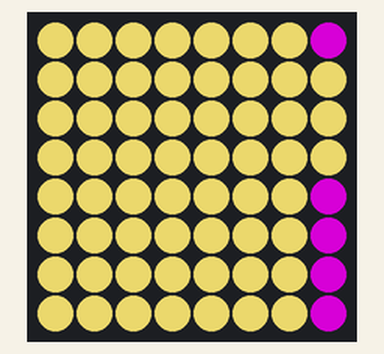
Simulated run of this program. Board: Raspberry Pi (BCM pin numbers) with a Sense HAT. Shown: the Sense HAT's 8×8 RGB LED matrix. Dim RGB values are drawn brighter than linear; random numbers come from a fixed seed.

Above: at 0.1 s.
At 4.1 s:
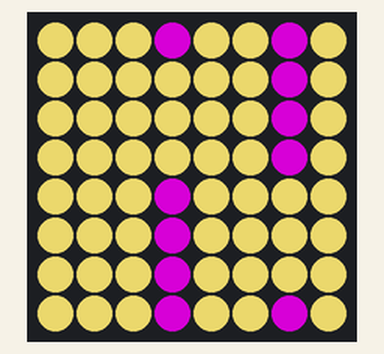
At 9.1 s:
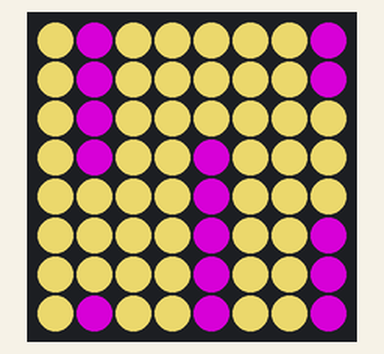
At 19.1 s:
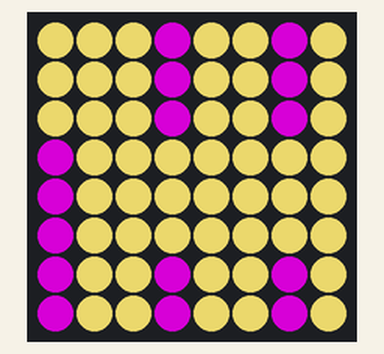
At 28.1 s:
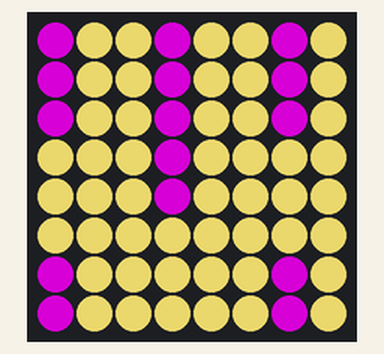
At 38.1 s:
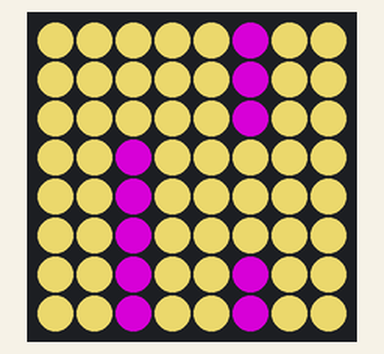

Measured:
- what the display in image 1 shows lasts 1.0 s, from 4.0 s to 5.0 s

The program:

sensehatproj.py
```python
from sense_hat import SenseHat
from random import randint
from time import sleep
sense = SenseHat()

purple = (139,0,139)
orange = (197,179,88)

matrix = [[orange for column in range(8)] for row in range(8)]

def flatten(matrix):
    flattened = [pixel for row in matrix for pixel in row]
    return flattened

def gen_pipes(matrix):
   for row in matrix:
       row[-1]=purple
   gap = randint(1,6)
   matrix[gap][-1]=orange
   matrix[gap-1][-1]=orange
   matrix[gap+1][-1]=orange
   return matrix

def move_pipes(matrix):
    for row in matrix:
        for i in range(7):
            row[i] = row[i+1]
        row[-1]=orange
    return matrix

while True:
    matrix = gen_pipes(matrix)
    for i in range(3):
        sense.set_pixels(flatten(matrix))
        matrix = move_pipes(matrix)
        sleep(1)

matrix = gen_pipes(matrix)
sense.set_pixels(flatten(matrix))
matrix = move_pipes(matrix)
```
